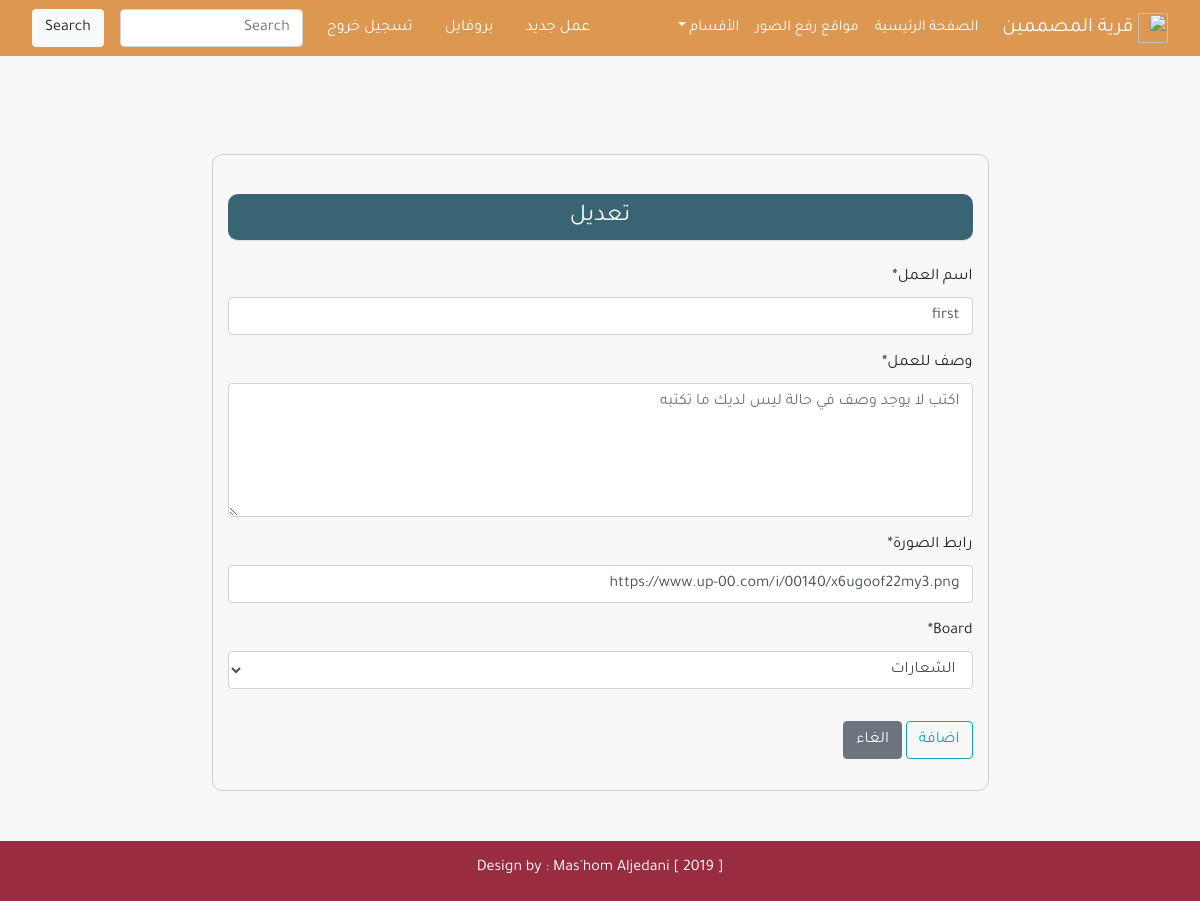
/detail/5/update/ (signed in), run on the app's committed database.
### board/models.py (models this page shows, shortened)
class Topic(models.Model):
    title = models.CharField(max_length=51)
    description= models.TextField(max_length=250,blank=True,null=True)
    created_by = models.ForeignKey(User, related_name='topics',on_delete=models.CASCADE,default=True)
    board = models.ForeignKey(Board, related_name='topics',on_delete=models.CASCADE)
    created_dt = models.DateTimeField(auto_now_add=True)
    active = models.BooleanField(default=True)
    img_url =models.URLField(max_length=250)
    class Meta:
        ordering = ('-created_dt',)

### board/views.py (the view, shortened to what this page needs)
class TopicUpdate(UserPassesTestMixin, LoginRequiredMixin,SuccessMessageMixin, UpdateView):
    model = Topic
    template_name = 'update.html'
    form_class = Creat_form
    success_message=('تم تحديث الموضوع بنجاح')
    def test_func(self):
        topic = self.get_object()
        if self.request.user == topic.created_by:
            return True
        else:
            return False

### board/forms.py
class Creat_form(forms.ModelForm):
    title = forms.CharField(max_length=65,label='اسم العمل',
                            widget=forms.TextInput(attrs={
                            'placeholder': 'عدد الأحرف 65 حرف',    }))
    description = forms.CharField(max_length=450,label='وصف للعمل',
                            widget=forms.Textarea(attrs={"rows":5, "cols":20,'placeholder': 'اكتب لا يوجد وصف في حالة ليس لديك ما تكتبه ',}))
    img_url = forms.URLField(max_length=250, label='رابط الصورة')
    class Meta:
        model = Topic
        fields = ['title','description', 'img_url', 'board',]

### board/models.py (called while the page is built)
    def __str__(self):
        return self.name

### board/templates/update.html (shortened to what this page needs)
{% extends 'base.html'%}
{% load crispy_forms_tags%}
{% block content %}
<div class="container text-center mb-5 " >
  <div class="form-design">
       <div class="  content-section pt-4" >
        <form method="POST" enctype="multipart/form-data">
            <fieldset class="form-group">
                <legend class="border-bottom mb-4 form-new-tpoic text-white">تعديل</legend>
                {{ form|crispy }}
            </fieldset>
            <div class="form-group">
                <button class="btn btn-outline-info" type="submit" value="Save">اضافة</button>
                <a class="btn btn-secondary " href="{% url 'detail' object.id %}">الغاء</a>
            </div>
        </form>
    </div>
   </div>
</div>
{%endblock%}

### static/css/AllStyle.css (style rules this page uses)
* { direction: rtl }
body { position: relative; background-color: #f7f7f7; }
* { font-family: "Tajawal"; }
.form-new-tpoic { padding: 5px; text-align: center; background-color: #396474; border-radius: 10px; color: #5d5050; }
@media only screen and (min-width: 600px) { .form-design { width: 70%; margin: 50px auto; text-align: right; border: 1px solid #ccc; border-radius: 10px; padding: 15px; } }

### data on the page
Topic: title "first", img_url "https://www.up-00.com/i/00140/x6ugoof22my3.png", board "الشعارات"
